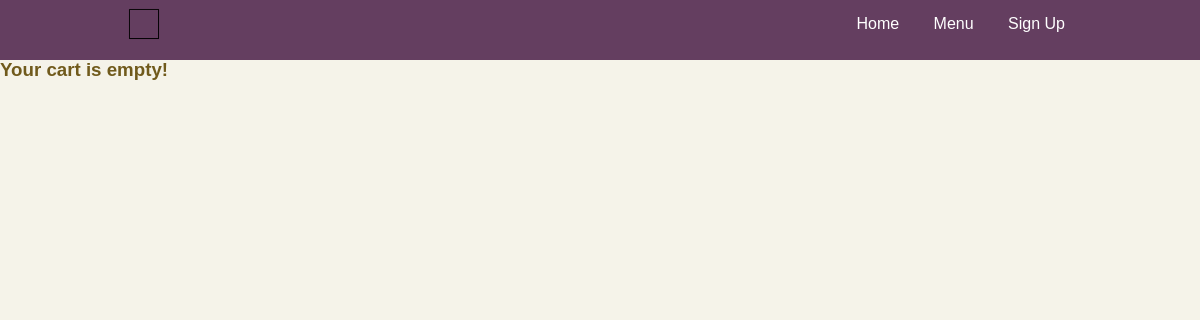
Page /cart.php on the earlier database version.
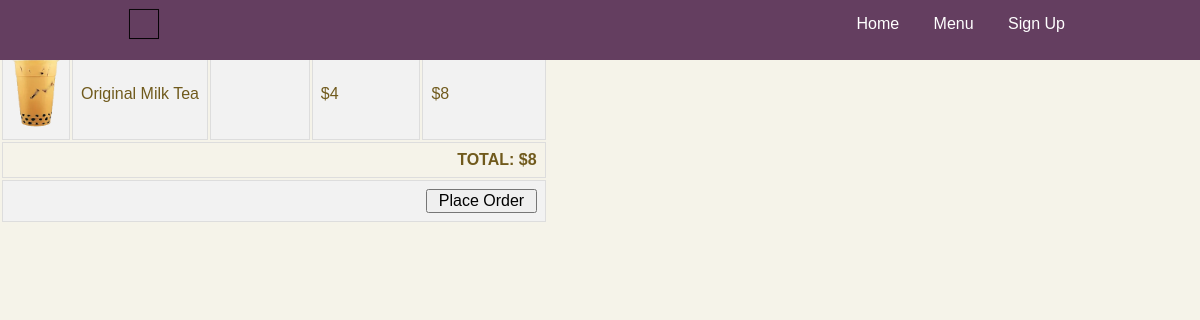
Same page on the later database version.
### tables this page shows
CREATE TABLE IF NOT EXISTS `cart` (
  `cid` int(255) NOT NULL AUTO_INCREMENT,
  `product_name` varchar(255) NOT NULL,
  `product_price` varchar(255) NOT NULL,
  `product_image` varchar(255) NOT NULL,
  `qty` int(11) NOT NULL,
  `product_code` varchar(11) NOT NULL,
  PRIMARY KEY (`cid`)
);

### cart.php (the view, shortened to what this page needs)
<?php
require 'config.php';
?>
<!DOCTYPE html>
<html lang="en">
<head>
	<link rel="stylesheet" href="css/main.css">
	<link rel="stylesheet" href="css/normalize.css">
	<link rel="stylesheet" href="css/layout.css">
	<link rel="stylesheet" href="https://use.fontawesome.com/releases/v5.13.0/css/all.css">
</head>
	<header>
		<nav>
			<div class="logo">
				<img src="img/logo.png" alt="Brand design / Logo">
			</div>
			<div class="menu">
				<ul>
					<li><a href="index.php">Home</a></li>
					<li><a href="index.php">Menu</a></li>
					<li><a href="sign-up.php">Sign Up</a></li>
				</ul>
			</div>
		</nav>
	</header>
<body>
<div id="cartlist">
<?php
$sql = $conn->query("SELECT * FROM cart");
$row_cnt = $sql->num_rows;
if($row_cnt > 0){
    $total_price = 0;
?>
<table class="carttable">
	<tr>
		<th>ITEM NAME</th>
		<th>QUANTITY</th>
		<th>UNIT PRICE</th>
		<th>ITEMS TOTAL</th>
	</tr>
	<?php
		$sql="SELECT * FROM cart";
		$result=$conn->query($sql);
		while($row=$result->fetch_assoc()){
	?>
<tr>
	<td><img src="<?= $row['product_image']; ?>" width="50" height="70" /></td>
	<td><?= $row['product_name']; ?>
	</td>
<td>
</td>
<?php $price=(float)$row['product_price'];?>
<td><?php echo "$".$price; ?></td>
<td><?php echo "$".$price*$row['qty']; ?></td>
</tr>
<?php
$total_price += ($price*$row['qty']);
}
?>
<tr>
<td colspan="5" align="right">
<strong>TOTAL: <?php echo "$".$total_price; ?></strong>
</td>
</tr>
<tr>
	<td colspan="5" align="right">
	<form method="post" action="">
    <input name="submit_button" type="submit" value=" Place Order " />
</form>
</td>
</tr>
</table>
  <?php
}else{
 echo "<h3>Your cart is empty!</h3>";
 echo "<h3>Your cart is empty!</h3>";
 }
?>
</div>
</body>
</html>

### css/main.css (style rules this page uses)
*, *::after, *::before { box-sizing: border-box; }
body { margin:0; background-color: #F5F3E9; color: #705a1c; }
nav { width:auto; margin:auto; height: 60px; position: fixed; z-index: 100; top:0; left: 0; right: 0; }
header nav { padding:0 10%; background-color: #643E60; }
header,a, li { color:white; margin-top: 0; }
header ul { margin-top: 0; }
header::after { content:''; display: table; clear:both; }
div { display: block; }
.menu { width: 80%; float:right; }
.menu ul { float:right; list-style: none; }
.menu ul li { display: inline-block; }
.menu ul li a { display: inline-block; text-decoration: none; color:#fff; padding:15px; }
.logo img { max-width:3rem; width: 15%; display: block; float:left; color:#fff; }
.pay_col-25,a { color:black; }
#cartlist { font-family: Arial, Helvetica, sans-serif; border-collapse: collapse; width: 100%; }
#cartlist td, #cartlist th { border: 1px solid #ddd; padding: 8px; }
#cartlist tr:nth-child(even) { background-color: #f2f2f2; }
#cartlist th { padding-top: 12px; padding-bottom: 12px; text-align: left; background-color: #4CAF50; color: white; }

Differences in the rows shown:
added cart: product_image (picture), product_name "Original Milk Tea", product_price "4", $price*$row['qty'] "8"
Other differences:
$total_price: (not shown) → "8"
form field submit_button: (not shown) → "Place Order"
text no longer shown: "Your cart is empty!"
text now shown: "TOTAL: $"
